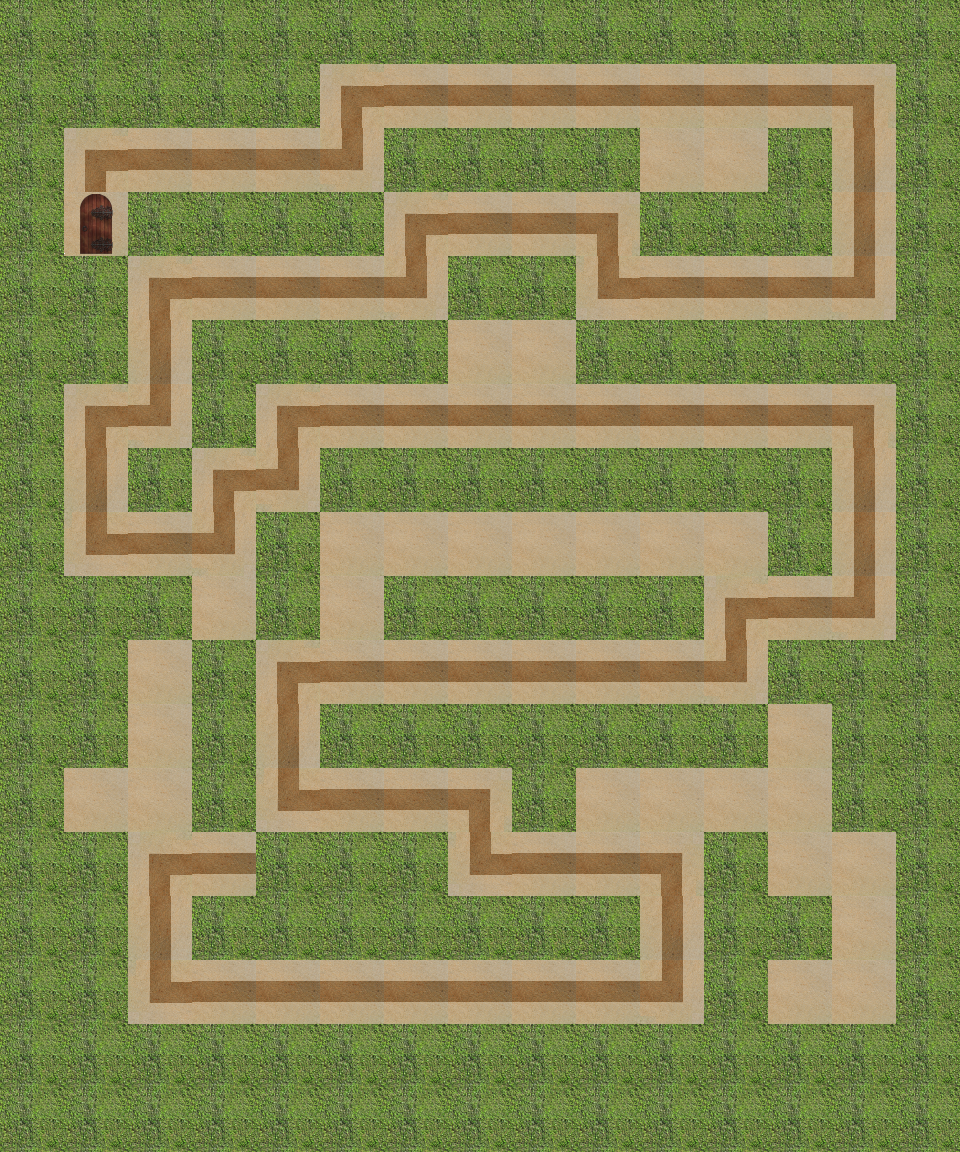

This game map was drawn from its Tiled (.tmx) file and the tilesets committed beside it. A one-line description and the trimmed map source follow:
An orthogonal 15x18 tile map with 64x64 px tiles, 4 tile layers (path, wall, hint, end), 1 hidden layer not drawn.

<map version="1.0" orientation="orthogonal" renderorder="right-down" width="15" height="18" tilewidth="64" tileheight="64">
 <properties>
  <property name="bestTimePossible" value="27.04" />
  <property name="viewSize" value="5" />
 </properties>
 <tileset firstgid="1" name="sandbush" tilewidth="64" tileheight="64">
  <image source="sandbush.png" width="256" height="192" />
 </tileset>
 <layer name="path" width="15" height="18">
  <data>[270 cells, 112 non-empty, 1 distinct tile ids]</data>
 </layer>
 <layer name="wall" width="15" height="18">
  <data>[270 cells, 158 non-empty, 1 distinct tile ids]</data>
 </layer>
 <layer name="hint" width="15" height="18">
  <data>[270 cells, 84 non-empty, 6 distinct tile ids]</data>
 </layer>
 <layer name="start" width="15" height="18" visible="0">
  <data>[270 cells, 1 non-empty, 1 distinct tile ids]</data>
 </layer>
 <layer name="end" width="15" height="18">
  <data>[270 cells, 1 non-empty, 1 distinct tile ids]</data>
 </layer>
</map>
